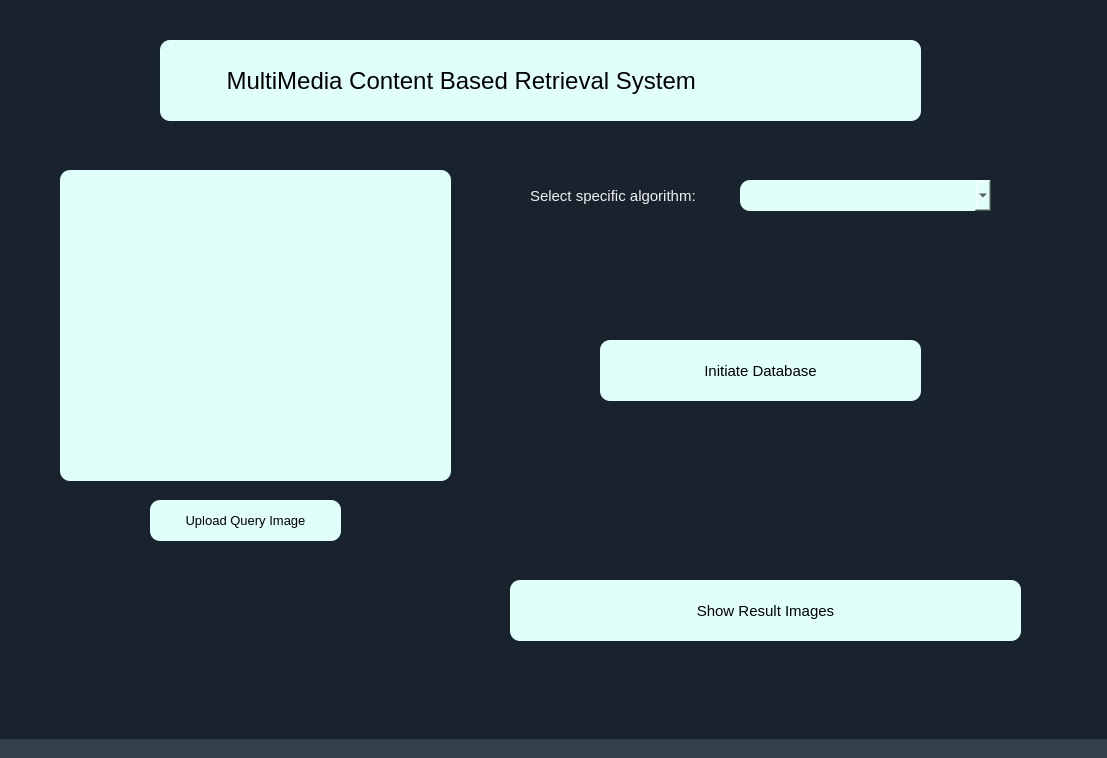
<?xml version="1.0" encoding="UTF-8"?>
<ui version="4.0">
 <class>MainWindow</class>
 <widget class="QMainWindow" name="MainWindow">
  <property name="geometry">
   <rect>
    <x>0</x>
    <y>0</y>
    <width>1107</width>
    <height>758</height>
   </rect>
  </property>
  <property name="windowTitle">
   <string>MainWindow</string>
  </property>
  <property name="styleSheet">
   <string notr="true">/* ---------------------------------------------------------------------------

    Created by the qtsass compiler v0.1.1

    The definitions are in the &quot;qdarkstyle.qss._styles.scss&quot; module

    WARNING! All changes made in this file will be lost!

--------------------------------------------------------------------------- */
/* QDarkStyleSheet -----------------------------------------------------------

This is the main style sheet, the palette has nine colors.

It is based on three selecting colors, three greyish (background) colors
plus three whitish (foreground) colors. Each set of widgets of the same
type have a header like this:

    ------------------
    GroupName --------
    ------------------

And each widget is separated with a header like this:

    QWidgetName ------

This makes more easy to find and change some css field. The basic
configuration is described bellow.

    BACKGROUND -----------

        Light   (unpressed)
        Normal  (border, disabled, pressed, checked, toolbars, menus)
        Dark    (background)

    FOREGROUND -----------

        Light   (texts/labels)
        Normal  (not used yet)
        Dark    (disabled texts)

    SELECTION ------------

        Light  (selection/hover/active)
        Normal (selected)
        Dark   (selected disabled)

If a stranger configuration is required because of a bugfix or anything
else, keep the comment on the line above so nobody changes it, including the
issue number.

*/
/*

See Qt documentation:

  - https://doc.qt.io/qt-5/stylesheet.html
  - https://doc.qt.io/qt-5/stylesheet-reference.html
  - https://doc.qt.io/qt-5/stylesheet-examples.html

--------------------------------------------------------------------------- */
/* QWidget ----------------------------------------------------------------

--------------------------------------------------------------------------- */
QWidget {
  background-color: #19232D;
  border: 0px solid #32414B;
  padding: 0px;
  color: #F0F0F0;
  selection-background-color: #1464A0;
  selection-color: #F0F0F0;
}

QWidget:disabled {
  background-color: #19232D;
  color: #787878;
  selection-background-color: #14506E;
  selection-color: #787878;
}

QWidget::item:selected {
  background-color: #1464A0;
}

QWidget::item:hover {
  background-color: #148CD2;
  color: #32414B;
}

/* QMainWindow ------------------------------------------------------------

This adjusts the splitter in the dock widget, not qsplitter
https://doc.qt.io/qt-5/stylesheet-examples.html#customizing-qmainwindow

--------------------------------------------------------------------------- */
QMainWindow::separator {
  background-color: #32414B;
  border: 0px solid #19232D;
  spacing: 0px;
  padding: 2px;
}

QMainWindow::separator:hover {
  background-color: #505F69;
  border: 0px solid #148CD2;
}

QMainWindow::separator:horizontal {
  width: 5px;
  margin-top: 2px;
  margin-bottom: 2px;
  image: url(&quot;:/qss_icons/rc/toolbar_separator_vertical.png&quot;);
}

QMainWindow::separator:vertical {
  height: 5px;
  margin-left: 2px;
  margin-right: 2px;
  image: url(&quot;:/qss_icons/rc/toolbar_separator_horizontal.png&quot;);
}

/* QToolTip ---------------------------------------------------------------

https://doc.qt.io/qt-5/stylesheet-examples.html#customizing-qtooltip

--------------------------------------------------------------------------- */
QToolTip {
  background-color: #148CD2;
  border: 1px solid #19232D;
  color: #19232D;
  /* Remove padding, for fix combo box tooltip */
  padding: 0px;
  /* Remove opacity, fix #174 - may need to use RGBA */
}

/* QStatusBar -------------------------------------------------------------

https://doc.qt.io/qt-5/stylesheet-examples.html#customizing-qstatusbar

--------------------------------------------------------------------------- */
QStatusBar {
  border: 1px solid #32414B;
  /* Fixes Spyder #9120, #9121 */
  background: #32414B;
  /* Fixes #205, white vertical borders separating items */
}

QStatusBar::item {
  border: none;
}

QStatusBar QToolTip {
  background-color: #148CD2;
  border: 1px solid #19232D;
  color: #19232D;
  /* Remove padding, for fix combo box tooltip */
  padding: 0px;
  /* Reducing transparency to read better */
  opacity: 230;
}

QStatusBar QLabel {
  /* Fixes Spyder #9120, #9121 */
  background: transparent;
}

/* QCheckBox --------------------------------------------------------------

https://doc.qt.io/qt-5/stylesheet-examples.html#customizing-qcheckbox

--------------------------------------------------------------------------- */
QCheckBox {
  background-color: #19232D;
  color: #F0F0F0;
  spacing: 4px;
  outline: none;
  padding-top: 4px;
  padding-bottom: 4px;
}

QCheckBox:focus {
  border: none;
}

QCheckBox QWidget:disabled {
  background-color: #19232D;
  color: #787878;
}

QCheckBox::indicator {
  margin-left: 4px;
  height: 16px;
  width: 16px;
}

QCheckBox::indicator:unchecked {
  image: url(&quot;:/qss_icons/rc/checkbox_unchecked.png&quot;);
}

QCheckBox::indicator:unchecked:hover, QCheckBox::indicator:unchecked:focus, QCheckBox::indicator:unchecked:pressed {
  border: none;
  image: url(&quot;:/qss_icons/rc/checkbox_unchecked_focus.png&quot;);
}

QCheckBox::indicator:unchecked:disabled {
  image: url(&quot;:/qss_icons/rc/checkbox_unchecked_disabled.png&quot;);
}

QCheckBox::indicator:checked {
  image: url(&quot;:/qss_icons/rc/checkbox_checked.png&quot;);
}

QCheckBox::indicator:checked:hover, QCheckBox::indicator:checked:focus, QCheckBox::indicator:checked:pressed {
  border: none;
  image: url(&quot;:/qss_icons/rc/checkbox_checked_focus.png&quot;);
}

QCheckBox::indicator:checked:disabled {
  image: url(&quot;:/qss_icons/rc/checkbox_checked_disabled.png&quot;);
}

QCheckBox::indicator:indeterminate {
  image: url(&quot;:/qss_icons/rc/checkbox_indeterminate.png&quot;);
}

QCheckBox::indicator:indeterminate:disabled {
  image: url(&quot;:/qss_icons/rc/checkbox_indeterminate_disabled.png&quot;);
}

QCheckBox::indicator:indeterminate:focus, QCheckBox::indicator:indeterminate:hover, QCheckBox::indicator:indeterminate:pressed {
  image: url(&quot;:/qss_icons/rc/checkbox_indeterminate_focus.png&quot;);
}

/* QGroupBox --------------------------------------------------------------

https://doc.qt.io/qt-5/stylesheet-examples.html#customizing-qgroupbox

--------------------------------------------------------------------------- */
QGroupBox {
  font-weight: bold;
  border: 1px solid #32414B;
  border-radius: 4px;
  padding: 4px;
  margin-top: 16px;
}

QGroupBox::title {
  subcontrol-origin: margin;
  subcontrol-position: top left;
  left: 3px;
  padding-left: 3px;
  padding-right: 5px;
  padding-top: 8px;
  padding-bottom: 16px;
}

QGroupBox::indicator {
  margin-left: 2px;
  height: 16px;
  width: 16px;
}

QGroupBox::indicator:unchecked {
  border: none;
  image: url(&quot;:/qss_icons/rc/checkbox_unchecked.png&quot;);
}

QGroupBox::indicator:unchecked:hover, QGroupBox::indicator:unchecked:focus, QGroupBox::indicator:unchecked:pressed {
  border: none;
  image: url(&quot;:/qss_icons/rc/checkbox_unchecked_focus.png&quot;);
}

QGroupBox::indicator:unchecked:disabled {
  image: url(&quot;:/qss_icons/rc/checkbox_unchecked_disabled.png&quot;);
}

QGroupBox::indicator:checked {
  border: none;
  image: url(&quot;:/qss_icons/rc/checkbox_checked.png&quot;);
}

QGroupBox::indicator:checked:hover, QGroupBox::indicator:checked:focus, QGroupBox::indicator:checked:pressed {
  border: none;
  image: url(&quot;:/qss_icons/rc/checkbox_checked_focus.png&quot;);
}

QGroupBox::indicator:checked:disabled {
  image: url(&quot;:/qss_icons/rc/checkbox_checked_disabled.png&quot;);
}

/* QRadioButton -----------------------------------------------------------

https://doc.qt.io/qt-5/stylesheet-examples.html#customizing-qradiobutton

--------------------------------------------------------------------------- */
QRadioButton {
  background-color: #19232D;
  color: #F0F0F0;
  spacing: 4px;
  padding: 0px;
  border: none;
  outline: none;
}

QRadioButton:focus {
  border: none;
}

QRadioButton:disabled {
  background-color: #19232D;
  color: #787878;
  border: none;
  outline: none;
}

QRadioButton QWidget {
  background-color: #19232D;
  color: #F0F0F0;
  spacing: 0px;
  padding: 0px;
  outline: none;
  border: none;
}

QRadioButton::indicator {
  border: none;
  outline: none;
  margin-left: 4px;
  height: 16px;
  width: 16px;
}

QRadioButton::indicator:unchecked {
  image: url(&quot;:/qss_icons/rc/radio_unchecked.png&quot;);
}

QRadioButton::indicator:unchecked:hover, QRadioButton::indicator:unchecked:focus, QRadioButton::indicator:unchecked:pressed {
  border: none;
  outline: none;
  image: url(&quot;:/qss_icons/rc/radio_unchecked_focus.png&quot;);
}

QRadioButton::indicator:unchecked:disabled {
  image: url(&quot;:/qss_icons/rc/radio_unchecked_disabled.png&quot;);
}

QRadioButton::indicator:checked {
  border: none;
  outline: none;
  image: url(&quot;:/qss_icons/rc/radio_checked.png&quot;);
}

QRadioButton::indicator:checked:hover, QRadioButton::indicator:checked:focus, QRadioButton::indicator:checked:pressed {
  border: none;
  outline: none;
  image: url(&quot;:/qss_icons/rc/radio_checked_focus.png&quot;);
}

QRadioButton::indicator:checked:disabled {
  outline: none;
  image: url(&quot;:/qss_icons/rc/radio_checked_disabled.png&quot;);
}

/* QMenuBar ---------------------------------------------------------------

https://doc.qt.io/qt-5/stylesheet-examples.html#customizing-qmenubar

--------------------------------------------------------------------------- */
QMenuBar {
  background-color: #32414B;
  padding: 2px;
  border: 1px solid #19232D;
  color: #F0F0F0;
}

QMenuBar:focus {
  border: 1px solid #148CD2;
}

QMenuBar::item {
  background: transparent;
  padding: 4px;
}

QMenuBar::item:selected {
  padding: 4px;
  background: transparent;
  border: 0px solid #32414B;
}

QMenuBar::item:pressed {
  padding: 4px;
  border: 0px solid #32414B;
  background-color: #148CD2;
  color: #F0F0F0;
  margin-bottom: 0px;
  padding-bottom: 0px;
}

/* QMenu ------------------------------------------------------------------

https://doc.qt.io/qt-5/stylesheet-examples.html#customizing-qmenu

--------------------------------------------------------------------------- */
QMenu {
  border: 0px solid #32414B;
  color: #F0F0F0;
  margin: 0px;
}

QMenu::separator {
  height: 1px;
  background-color: #505F69;
  color: #F0F0F0;
}

QMenu::icon {
  margin: 0px;
  padding-left: 8px;
}

QMenu::item {
  background-color: #32414B;
  padding: 4px 24px 4px 24px;
  /* Reserve space for selection border */
  border: 1px transparent #32414B;
}

QMenu::item:selected {
  color: #F0F0F0;
}

QMenu::indicator {
  width: 12px;
  height: 12px;
  padding-left: 6px;
  /* non-exclusive indicator = check box style indicator (see QActionGroup::setExclusive) */
  /* exclusive indicator = radio button style indicator (see QActionGroup::setExclusive) */
}

QMenu::indicator:non-exclusive:unchecked {
  image: url(&quot;:/qss_icons/rc/checkbox_unchecked.png&quot;);
}

QMenu::indicator:non-exclusive:unchecked:selected {
  image: url(&quot;:/qss_icons/rc/checkbox_unchecked_disabled.png&quot;);
}

QMenu::indicator:non-exclusive:checked {
  image: url(&quot;:/qss_icons/rc/checkbox_checked.png&quot;);
}

QMenu::indicator:non-exclusive:checked:selected {
  image: url(&quot;:/qss_icons/rc/checkbox_checked_disabled.png&quot;);
}

QMenu::indicator:exclusive:unchecked {
  image: url(&quot;:/qss_icons/rc/radio_unchecked.png&quot;);
}

QMenu::indicator:exclusive:unchecked:selected {
  image: url(&quot;:/qss_icons/rc/radio_unchecked_disabled.png&quot;);
}

QMenu::indicator:exclusive:checked {
  image: url(&quot;:/qss_icons/rc/radio_checked.png&quot;);
}

QMenu::indicator:exclusive:checked:selected {
  image: url(&quot;:/qss_icons/rc/radio_checked_disabled.png&quot;);
}

QMenu::right-arrow {
  margin: 5px;
  image: url(&quot;:/qss_icons/rc/arrow_right.png&quot;);
  height: 12px;
  width: 12px;
}

/* QAbstractItemView ------------------------------------------------------

https://doc.qt.io/qt-5/stylesheet-examples.html#customizing-qcombobox

--------------------------------------------------------------------------- */
QAbstractItemView {
  alternate-background-color: #19232D;
  color: #F0F0F0;
  border: 1px solid #32414B;
  border-radius: 4px;
}

QAbstractItemView QLineEdit {
  padding: 2px;
}

/* QAbstractScrollArea ----------------------------------------------------

https://doc.qt.io/qt-5/stylesheet-examples.html#customizing-qabstractscrollarea

--------------------------------------------------------------------------- */
QAbstractScrollArea {
  background-color: #19232D;
  border: 1px solid #32414B;
  border-radius: 4px;
  padding: 2px;
  /* fix #159 */
  min-height: 1.25em;
  /* fix #159 */
  color: #F0F0F0;
}

QAbstractScrollArea:disabled {
  color: #787878;
}

/* QScrollArea ------------------------------------------------------------

--------------------------------------------------------------------------- */
QScrollArea QWidget QWidget:disabled {
  background-color: #19232D;
}

/* QScrollBar -------------------------------------------------------------

https://doc.qt.io/qt-5/stylesheet-examples.html#customizing-qscrollbar

--------------------------------------------------------------------------- */
QScrollBar:horizontal {
  height: 16px;
  margin: 2px 16px 2px 16px;
  border: 1px solid #32414B;
  border-radius: 4px;
  background-color: #19232D;
}

QScrollBar:vertical {
  background-color: #19232D;
  width: 16px;
  margin: 16px 2px 16px 2px;
  border: 1px solid #32414B;
  border-radius: 4px;
}

QScrollBar::handle:horizontal {
  background-color: #787878;
  border: 1px solid #32414B;
  border-radius: 4px;
  min-width: 8px;
}

QScrollBar::handle:horizontal:hover {
  background-color: #148CD2;
  border: 1px solid #148CD2;
  border-radius: 4px;
  min-width: 8px;
}

QScrollBar::handle:horizontal:focus {
  border: 1px solid #1464A0;
}

QScrollBar::handle:vertical {
  background-color: #787878;
  border: 1px solid #32414B;
  min-height: 8px;
  border-radius: 4px;
}

QScrollBar::handle:vertical:hover {
  background-color: #148CD2;
  border: 1px solid #148CD2;
  border-radius: 4px;
  min-height: 8px;
}

QScrollBar::handle:vertical:focus {
  border: 1px solid #1464A0;
}

QScrollBar::add-line:horizontal {
  margin: 0px 0px 0px 0px;
  border-image: url(&quot;:/qss_icons/rc/arrow_right_disabled.png&quot;);
  height: 12px;
  width: 12px;
  subcontrol-position: right;
  subcontrol-origin: margin;
}

QScrollBar::add-line:horizontal:hover, QScrollBar::add-line:horizontal:on {
  border-image: url(&quot;:/qss_icons/rc/arrow_right.png&quot;);
  height: 12px;
  width: 12px;
  subcontrol-position: right;
  subcontrol-origin: margin;
}

QScrollBar::add-line:vertical {
  margin: 3px 0px 3px 0px;
  border-image: url(&quot;:/qss_icons/rc/arrow_down_disabled.png&quot;);
  height: 12px;
  width: 12px;
  subcontrol-position: bottom;
  subcontrol-origin: margin;
}

QScrollBar::add-line:vertical:hover, QScrollBar::add-line:vertical:on {
  border-image: url(&quot;:/qss_icons/rc/arrow_down.png&quot;);
  height: 12px;
  width: 12px;
  subcontrol-position: bottom;
  subcontrol-origin: margin;
}

QScrollBar::sub-line:horizontal {
  margin: 0px 3px 0px 3px;
  border-image: url(&quot;:/qss_icons/rc/arrow_left_disabled.png&quot;);
  height: 12px;
  width: 12px;
  subcontrol-position: left;
  subcontrol-origin: margin;
}

QScrollBar::sub-line:horizontal:hover, QScrollBar::sub-line:horizontal:on {
  border-image: url(&quot;:/qss_icons/rc/arrow_left.png&quot;);
  height: 12px;
  width: 12px;
  subcontrol-position: left;
  subcontrol-origin: margin;
}

QScrollBar::sub-line:vertical {
  margin: 3px 0px 3px 0px;
  border-image: url(&quot;:/qss_icons/rc/arrow_up_disabled.png&quot;);
  height: 12px;
  width: 12px;
  subcontrol-position: top;
  subcontrol-origin: margin;
}

QScrollBar::sub-line:vertical:hover, QScrollBar::sub-line:vertical:on {
  border-image: url(&quot;:/qss_icons/rc/arrow_up.png&quot;);
  height: 12px;
  width: 12px;
  subcontrol-position: top;
  subcontrol-origin: margin;
}

QScrollBar::up-arrow:horizontal, QScrollBar::down-arrow:horizontal {
  background: none;
}

QScrollBar::up-arrow:vertical, QScrollBar::down-arrow:vertical {
  background: none;
}

QScrollBar::add-page:horizontal, QScrollBar::sub-page:horizontal {
  background: none;
}

QScrollBar::add-page:vertical, QScrollBar::sub-page:vertical {
  background: none;
}

/* QTextEdit --------------------------------------------------------------

https://doc.qt.io/qt-5/stylesheet-examples.html#customizing-specific-widgets

--------------------------------------------------------------------------- */
QTextEdit {
  background-color: #19232D;
  color: #F0F0F0;
  border-radius: 4px;
  border: 1px solid #32414B;
}

QTextEdit:hover {
  border: 1px solid #148CD2;
  color: #F0F0F0;
}

QTextEdit:focus {
  border: 1px solid #1464A0;
}

QTextEdit:selected {
  background: #1464A0;
  color: #32414B;
}

/* QPlainTextEdit ---------------------------------------------------------

--------------------------------------------------------------------------- */
QPlainTextEdit {
  background-color: #19232D;
  color: #F0F0F0;
  border-radius: 4px;
  border: 1px solid #32414B;
}

QPlainTextEdit:hover {
  border: 1px solid #148CD2;
  color: #F0F0F0;
}

QPlainTextEdit:focus {
  border: 1px solid #1464A0;
}

QPlainTextEdit:selected {
  background: #1464A0;
  color: #32414B;
}

/* QSizeGrip --------------------------------------------------------------

https://doc.qt.io/qt-5/stylesheet-examples.html#customizing-qsizegrip

--------------------------------------------------------------------------- */
QSizeGrip {
  background: transparent;
  width: 12px;
  height: 12px;
  image: url(&quot;:/qss_icons/rc/window_grip.png&quot;);
}

/* QStackedWidget ---------------------------------------------------------

--------------------------------------------------------------------------- */
QStackedWidget {
  padding: 2px;
  border: 1px solid #32414B;
  border: 1px solid #19232D;
}

/* QToolBar ---------------------------------------------------------------

https://doc.qt.io/qt-5/stylesheet-examples.html#customizing-qtoolbar

--------------------------------------------------------------------------- */
QToolBar {
  background-color: #32414B;
  border-bottom: 1px solid #19232D;
  padding: 2px;
  font-weight: bold;
  spacing: 2px;
}

QToolBar QToolButton {
  background-color: #32414B;
  border: 1px solid #32414B;
}

QToolBar QToolButton:hover {
  border: 1px solid #148CD2;
}

QToolBar QToolButton:checked {
  border: 1px solid #19232D;
  background-color: #19232D;
}

QToolBar QToolButton:checked:hover {
  border: 1px solid #148CD2;
}

QToolBar::handle:horizontal {
  width: 16px;
  image: url(&quot;:/qss_icons/rc/toolbar_move_horizontal.png&quot;);
}

QToolBar::handle:vertical {
  height: 16px;
  image: url(&quot;:/qss_icons/rc/toolbar_move_vertical.png&quot;);
}

QToolBar::separator:horizontal {
  width: 16px;
  image: url(&quot;:/qss_icons/rc/toolbar_separator_horizontal.png&quot;);
}

QToolBar::separator:vertical {
  height: 16px;
  image: url(&quot;:/qss_icons/rc/toolbar_separator_vertical.png&quot;);
}

QToolButton#qt_toolbar_ext_button {
  background: #32414B;
  border: 0px;
  color: #F0F0F0;
  image: url(&quot;:/qss_icons/rc/arrow_right.png&quot;);
}

/* QAbstractSpinBox -------------------------------------------------------

--------------------------------------------------------------------------- */
QAbstractSpinBox {
  background-color: #19232D;
  border: 1px solid #32414B;
  color: #F0F0F0;
  /* This fixes 103, 111 */
  padding-top: 2px;
  /* This fixes 103, 111 */
  padding-bottom: 2px;
  padding-left: 4px;
  padding-right: 4px;
  border-radius: 4px;
  /* min-width: 5px; removed to fix 109 */
}

QAbstractSpinBox:up-button {
  background-color: transparent #19232D;
  subcontrol-origin: border;
  subcontrol-position: top right;
  border-left: 1px solid #32414B;
  border-bottom: 1px solid #32414B;
  border-top-left-radius: 0;
  border-bottom-left-radius: 0;
  margin: 1px;
  width: 12px;
  margin-bottom: -1px;
}

QAbstractSpinBox::up-arrow, QAbstractSpinBox::up-arrow:disabled, QAbstractSpinBox::up-arrow:off {
  image: url(&quot;:/qss_icons/rc/arrow_up_disabled.png&quot;);
  height: 8px;
  width: 8px;
}

QAbstractSpinBox::up-arrow:hover {
  image: url(&quot;:/qss_icons/rc/arrow_up.png&quot;);
}
</string>
  </property>
  <widget class="QWidget" name="centralwidget">
   <widget class="QPushButton" name="pushButton">
    <property name="geometry">
     <rect>
      <x>150</x>
      <y>500</y>
      <width>191</width>
      <height>41</height>
     </rect>
    </property>
    <property name="font">
     <font>
      <pointsize>10</pointsize>
     </font>
    </property>
    <property name="styleSheet">
     <string notr="true">background-color: rgb(224, 255, 251);
border-radius:10px;
color: rgb(0, 0, 0);</string>
    </property>
    <property name="text">
     <string>Upload Query Image</string>
    </property>
   </widget>
   <widget class="QLabel" name="label">
    <property name="geometry">
     <rect>
      <x>60</x>
      <y>170</y>
      <width>391</width>
      <height>311</height>
     </rect>
    </property>
    <property name="styleSheet">
     <string notr="true">background-color: rgb(224, 255, 251);
border-radius:10px;
color: rgb(0, 0, 0);</string>
    </property>
    <property name="text">
     <string/>
    </property>
    <property name="scaledContents">
     <bool>true</bool>
    </property>
   </widget>
   <widget class="QComboBox" name="comboBox">
    <property name="geometry">
     <rect>
      <x>740</x>
      <y>180</y>
      <width>251</width>
      <height>31</height>
     </rect>
    </property>
    <property name="font">
     <font>
      <pointsize>9</pointsize>
     </font>
    </property>
    <property name="styleSheet">
     <string notr="true">background-color: rgb(224, 255, 251);
border-radius:10px;
color: rgb(0, 0, 0);</string>
    </property>
   </widget>
   <widget class="QLabel" name="label_2">
    <property name="geometry">
     <rect>
      <x>160</x>
      <y>40</y>
      <width>761</width>
      <height>81</height>
     </rect>
    </property>
    <property name="font">
     <font>
      <pointsize>18</pointsize>
     </font>
    </property>
    <property name="styleSheet">
     <string notr="true">background-color: rgb(224, 255, 251);
border-radius:10px;
color: rgb(0, 0, 0);</string>
    </property>
    <property name="text">
     <string>          MultiMedia Content Based Retrieval System</string>
    </property>
   </widget>
   <widget class="QLabel" name="label_4">
    <property name="geometry">
     <rect>
      <x>530</x>
      <y>180</y>
      <width>201</width>
      <height>31</height>
     </rect>
    </property>
    <property name="font">
     <font>
      <pointsize>11</pointsize>
     </font>
    </property>
    <property name="text">
     <string>Select specific algorithm: </string>
    </property>
   </widget>
   <widget class="QPushButton" name="pushButton_2">
    <property name="geometry">
     <rect>
      <x>600</x>
      <y>340</y>
      <width>321</width>
      <height>61</height>
     </rect>
    </property>
    <property name="font">
     <font>
      <pointsize>11</pointsize>
     </font>
    </property>
    <property name="styleSheet">
     <string notr="true">background-color: rgb(224, 255, 251);
border-radius:10px;
color: rgb(0, 0, 0);</string>
    </property>
    <property name="text">
     <string>Initiate Database</string>
    </property>
   </widget>
   <widget class="QPushButton" name="pushButton_3">
    <property name="geometry">
     <rect>
      <x>510</x>
      <y>580</y>
      <width>511</width>
      <height>61</height>
     </rect>
    </property>
    <property name="font">
     <font>
      <pointsize>11</pointsize>
     </font>
    </property>
    <property name="styleSheet">
     <string notr="true">background-color: rgb(224, 255, 251);
border-radius:10px;
color: rgb(0, 0, 0);</string>
    </property>
    <property name="text">
     <string>Show Result Images</string>
    </property>
   </widget>
  </widget>
  <widget class="QStatusBar" name="statusbar"/>
 </widget>
 <resources/>
 <connections/>
</ui>
